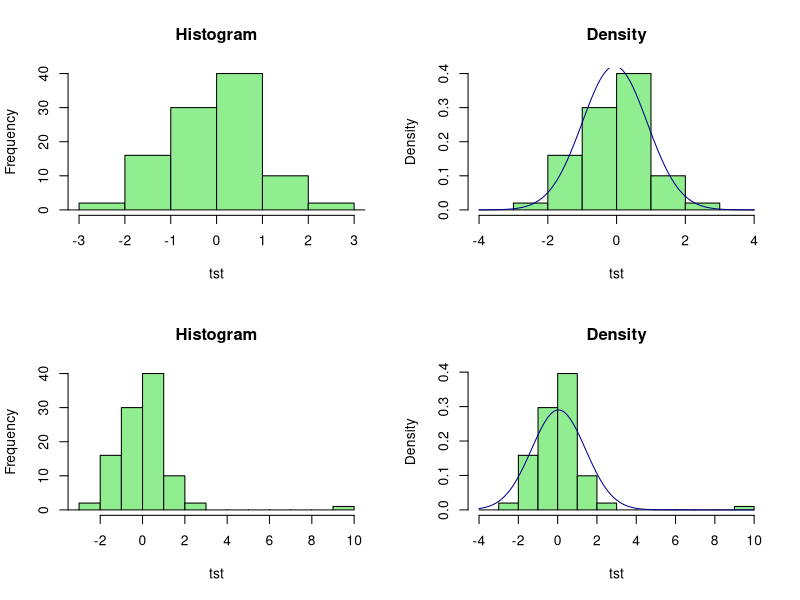

Here is the R script that generated this plot:
# This code is a simulation of an argument made by Rand Wilcox in his book,
# Fundamentals of Modern Statistical Methods, chapter 7 specifically.  More to
# the point, Wilcox argues that power decreases as variance increases.  That is,
# variance is incredibly sensitive to outliers.  And power, Wilcox notes, is
# "inversely related to the population variance" (p. 113).  Indeed, the curves
# of two distributions (one with and one without an outlier) look identical, as
# demonstrated in the code below.  However, the effect will be much harder to
# detect when outliers are present as the variance is higher.

opar <- par(no.readonly = TRUE)
par(mfrow = c(2, 2))

# Generate a set of 100 random numbers from a normal distribution.
tst <- rnorm(n = 100, mean = 0, sd = 1)

# Generate a histogram of the original vector.
hist(tst, breaks = seq(from = -4, to = 4, by = 1), 
          main   = "Histogram",
          xlim   = range(-3:3),
          col    = "lightgreen")

# Generate a density plot of the vector and add a curve to it.
hist(tst, freq = FALSE, 
     breaks = seq(from = -4, to = 4, by = 1),
     main   = "Density", 
     col    = "lightgreen")

curve(dnorm(x, mean = mean(tst), sd = sd(tst)), 
      add = TRUE, 
      col = "darkblue", 
      lwd = 1)
 
var(tst)              # Check variance.

tst[101] <- 10        # Add an outlier.

var(tst)              # Check variance.

# Generate a histogram of the modified vector.
hist(tst, breaks = seq(from = -4, to = 10, by = 1), 
          main   = "Histogram",
          xlim   = range(-3:10),
          col    = "lightgreen")

# Generate a density plot of the modified vector and add a curve to it.
hist(tst, freq = FALSE, 
     breaks = seq(from = -4, to = 10, by = 1),
     main   = "Density", 
     col    = "lightgreen")

curve(dnorm(x, mean = mean(tst), sd = sd(tst)), 
      add = TRUE, 
      col = "darkblue", 
      lwd = 1)

par(opar)
 
